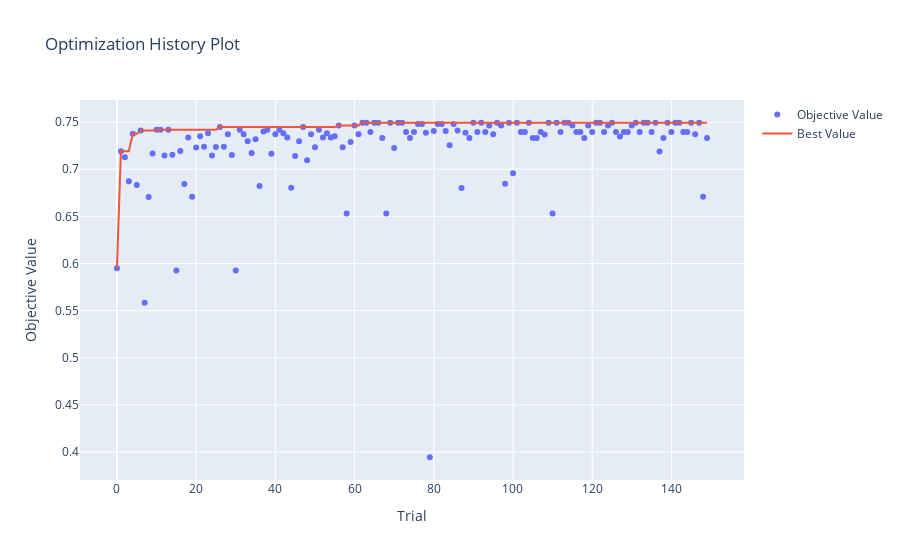

Notebook source saved alongside this figure:
### Code cell
plot_optimization_history(study)

### Figure 1 — Plotly figure (JSON) as saved in the notebook; plotly's stock layout.template omitted (floating-point values rounded to 4 significant figures; data arrays with more than 128 entries replaced by an {"elided": "..."} marker saying what was removed)
{"data": [{"mode": "markers", "name": "Objective Value", "type": "scatter", "x": {"elided": "150 int values"}, "y": {"elided": "150 float values"}}, {"mode": "lines", "name": "Best Value", "type": "scatter", "x": {"elided": "150 int values"}, "y": {"elided": "150 float values"}}, {"marker": {"color": "#cccccc"}, "mode": "markers", "name": "Infeasible Trial", "showlegend": false, "type": "scatter", "x": [], "y": []}], "layout": {"title": {"text": "Optimization History Plot"}, "xaxis": {"title": {"text": "Trial"}}, "yaxis": {"title": {"text": "Objective Value"}}}}
